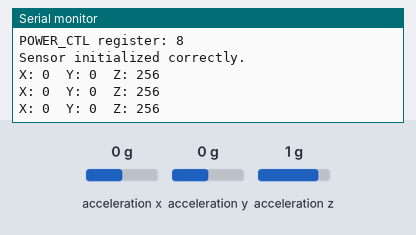
A sketch run on a simulated Arduino Uno, built with avr-gcc and run on an emulated ATmega328P. Parts: the last lines printed to the serial monitor. Wiring (inferred from the names in the program): ADXL345 accelerometer at I2C address 0x53. The inputs (shaded band) are chosen by the test bench; at power-on: acceleration x 0 g, acceleration y 0 g, acceleration z 1 g.

Above: at 1.2 s.
1.3 s: acceleration x set to -1.4 g
At 1.9 s:
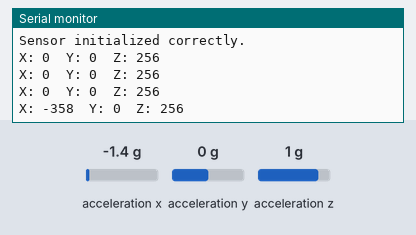
2.8 s: acceleration y set to -1.4 g
At 3.4 s:
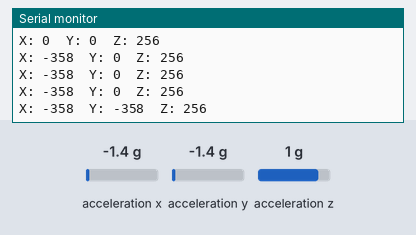
4.3 s: acceleration z set to -1.4 g
At 4.9 s:
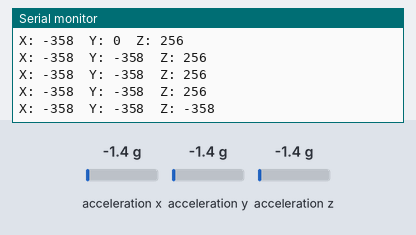

The sketch:

gy85_adxl345.ino
```cpp
#include <Wire.h>

#define ADXL345_ADDRESS 0x53 // ADXL345 I2C address

#define POWER_CTL 0x2D
#define DATA_FORMAT 0x31
#define DATAX0 0x32
#define DATAX1 0x33
#define DATAY0 0x34
#define DATAY1 0x35
#define DATAZ0 0x36
#define DATAZ1 0x37

void setup() {
  Serial.begin(9600);
  Wire.begin();

  // Wake up the ADXL345 sensor
  writeTo(POWER_CTL, 0x08);  // Put the sensor in measurement mode
  writeTo(DATA_FORMAT, 0x08); // Set to full resolution mode (±4g)

  // Verify the sensor's status
  byte value = readRegister(POWER_CTL);
  Serial.print("POWER_CTL register: ");
  Serial.println(value, HEX);

  if (value != 0x08) {
    Serial.println("Sensor not responding correctly or not initialized.");
  } else {
    Serial.println("Sensor initialized correctly.");
  }
}

void loop() {
  int x = readAxis(DATAX0, DATAX1);
  int y = readAxis(DATAY0, DATAY1);
  int z = readAxis(DATAZ0, DATAZ1);

  // Output the readings
  Serial.print("X: ");
  Serial.print(x);
  Serial.print("\tY: ");
  Serial.print(y);
  Serial.print("\tZ: ");
  Serial.println(z);

  delay(500);  // Delay to make the readings readable
}

void writeTo(byte address, byte value) {
  Wire.beginTransmission(ADXL345_ADDRESS);
  Wire.write(address);
  Wire.write(value);
  Wire.endTransmission();
}

int readAxis(byte lowByte, byte highByte) {
  Wire.beginTransmission(ADXL345_ADDRESS);
  Wire.write(lowByte);
  Wire.endTransmission();

  Wire.requestFrom(ADXL345_ADDRESS, 2);

  int value = Wire.read();
  value |= Wire.read() << 8;

  return value;
}

byte readRegister(byte reg) {
  Wire.beginTransmission(ADXL345_ADDRESS);
  Wire.write(reg);
  Wire.endTransmission();

  Wire.requestFrom(ADXL345_ADDRESS, 1);
  return Wire.read();
}
```

Measured:
- after the input at 1.3 s, the serial monitor: prints a new line after 0.21 s (image 1)
- after the input at 2.8 s, the serial monitor: prints a new line after 0.22 s (image 2)
- after the input at 4.3 s, the serial monitor: prints a new line after 0.23 s (image 3)
